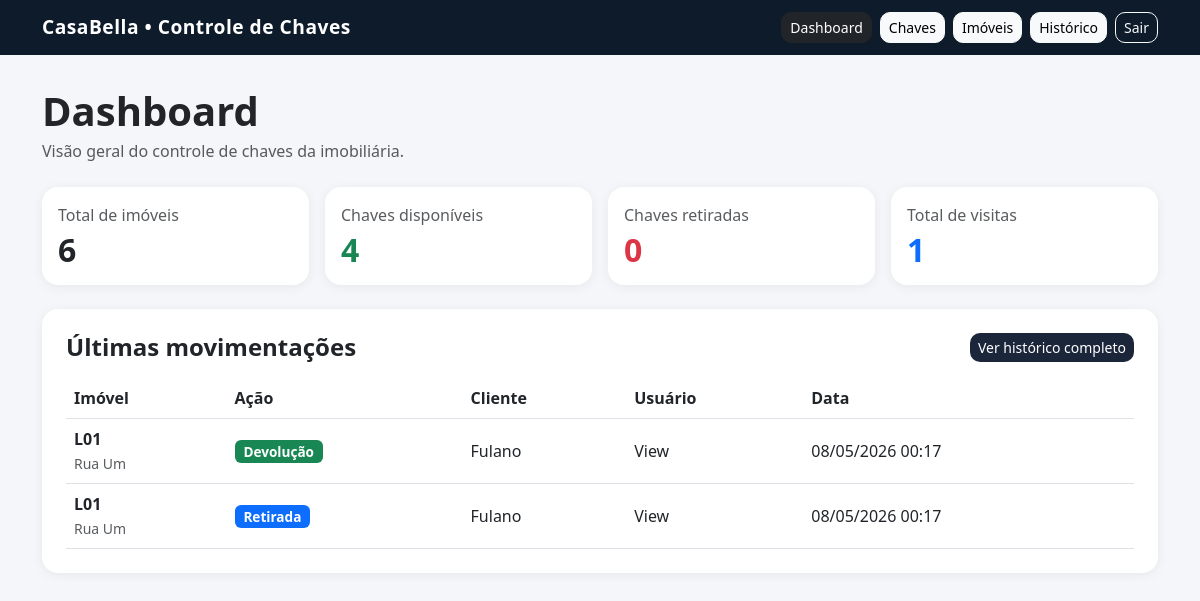
Before: / (signed in) with the older database file.
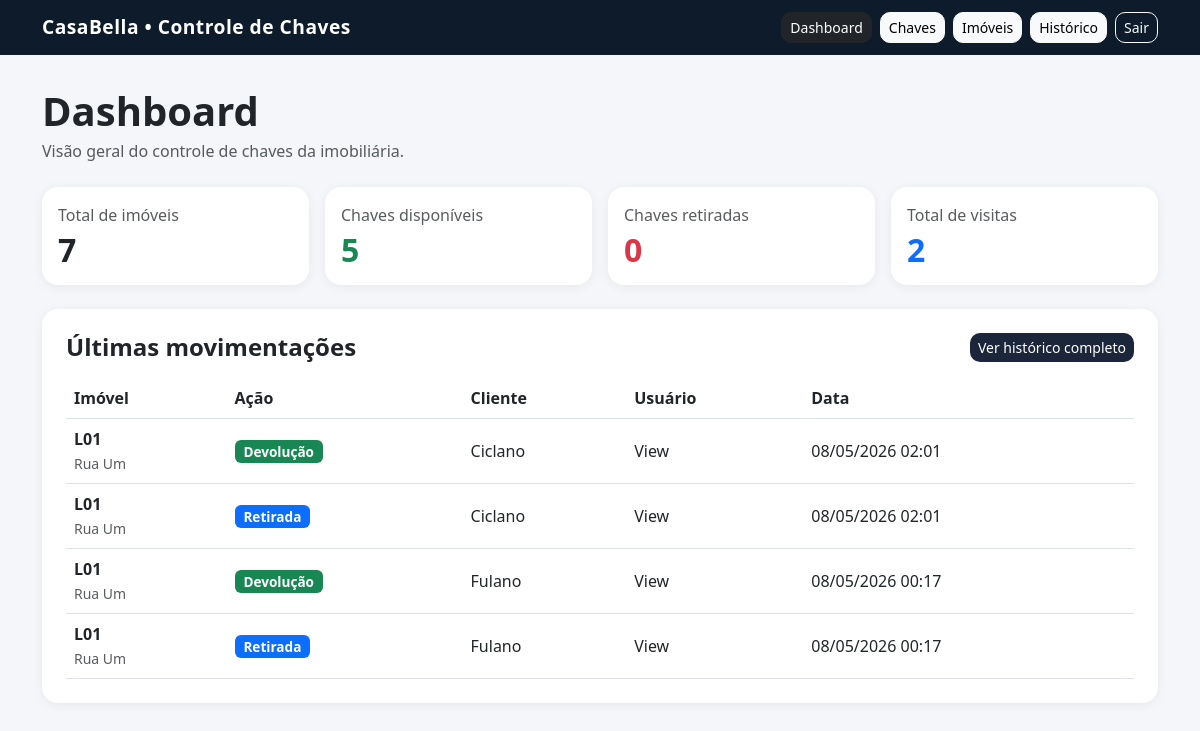
After: the same page with the newer database file.
### imoveis/models.py (models this page shows, shortened)
class Movimentacao(models.Model):
    chave = models.ForeignKey(Chave, on_delete=models.CASCADE)
    usuario = models.ForeignKey(
        User,
        on_delete=models.SET_NULL,
        null=True,
        blank=True
    )
    nome_cliente = models.CharField(max_length=100, blank=True)
    telefone_cliente = models.CharField(max_length=20, blank=True)
    acao = models.CharField(max_length=20)
    data = models.DateTimeField(auto_now_add=True)

class Chave(models.Model):
    imovel = models.OneToOneField(Imovel, on_delete=models.CASCADE)
    STATUS_CHOICES = [
        ('disponivel', 'Disponível'),
        ('retirada', 'Retirada'),
        ('indisponivel', 'Indisponível'),
    ]
    status = models.CharField(
        max_length=20,
        choices=STATUS_CHOICES,
        default='disponivel'
    )
    created_at = models.DateTimeField(auto_now_add=True)

class Imovel(models.Model):
    codigo = models.CharField(max_length=50)
    endereco = models.CharField(max_length=200)
    bairro = models.CharField(max_length=100)
    tipo = models.ForeignKey(TipoImovel, on_delete=models.SET_NULL, null=True, blank=True)
    status = models.CharField(
        max_length=50,
        choices=[
            ('disponivel', 'Disponível'),
            ('analise', 'Em análise'),
            ('alugado', 'Alugado'),
            ('inativo', 'Inativo'),
        ],
        default='disponivel'
    )
    foto = models.ImageField(upload_to='imoveis/', blank=True, null=True)
    created_at = models.DateTimeField(auto_now_add=True)

### imoveis/views.py (the view)
# urls.py: path('', views.dashboard, name='dashboard'),
@login_required
def dashboard(request):
    total_imoveis = Imovel.objects.count()
    chaves_disponiveis = Chave.objects.filter(status='disponivel').count()
    chaves_retiradas = Chave.objects.filter(status='retirada').count()
    total_visitas = Movimentacao.objects.filter(acao='retirada').count()
    ultimas_movimentacoes = Movimentacao.objects.select_related(
        'chave__imovel',
        'usuario'
    ).order_by('-data')[:5]
    return render(request, 'imoveis/dashboard.html', {
        'total_imoveis': total_imoveis,
        'chaves_disponiveis': chaves_disponiveis,
        'chaves_retiradas': chaves_retiradas,
        'total_visitas': total_visitas,
        'ultimas_movimentacoes': ultimas_movimentacoes,
    })

### imoveis/templates/imoveis/dashboard.html (shortened to what this page needs)
{% extends "imoveis/base.html" %}
{% block content %}
<div class="mb-4">
    <h1 class="fw-bold mb-1">
        Dashboard
    </h1>
    <p class="text-muted">
        Visão geral do controle de chaves da imobiliária.
    </p>
</div>
<div class="row g-3 mb-4">
    <div class="col-12 col-sm-6 col-lg-3">
        <div class="card h-100">
            <div class="card-body">
                <p class="text-muted mb-1">Total de imóveis</p>
                <h2 class="fw-bold mb-0">{{ total_imoveis }}</h2>
            </div>
        </div>
    </div>
    <div class="col-12 col-sm-6 col-lg-3">
        <div class="card h-100">
            <div class="card-body">
                <p class="text-muted mb-1">Chaves disponíveis</p>
                <h2 class="fw-bold text-success mb-0">{{ chaves_disponiveis }}</h2>
            </div>
        </div>
    </div>
    <div class="col-12 col-sm-6 col-lg-3">
        <div class="card h-100">
            <div class="card-body">
                <p class="text-muted mb-1">Chaves retiradas</p>
                <h2 class="fw-bold text-danger mb-0">{{ chaves_retiradas }}</h2>
            </div>
        </div>
    </div>
    <div class="col-12 col-sm-6 col-lg-3">
        <div class="card h-100">
            <div class="card-body">
                <p class="text-muted mb-1">Total de visitas</p>
                <h2 class="fw-bold text-primary mb-0">{{ total_visitas }}</h2>
            </div>
        </div>
    </div>
</div>
<div class="card">
    <div class="card-body p-4">
        <div class="d-flex justify-content-between align-items-center mb-3 flex-wrap gap-2">
            <h4 class="fw-bold mb-0">
                Últimas movimentações
            </h4>
            <a href="{% url 'historico_list' %}" class="btn btn-primary btn-sm">
                Ver histórico completo
            </a>
        </div>
        <div class="table-responsive d-none d-md-block">
            <table class="table table-hover align-middle mb-0">
                <thead>
                    <tr>
                        <th>Imóvel</th>
                        <th>Ação</th>
                        <th>Cliente</th>
                        <th>Usuário</th>
                        <th>Data</th>
                    </tr>
                </thead>
                <tbody>
                    {% for mov in ultimas_movimentacoes %}
                        <tr>
                            <td>
                                <strong>{{ mov.chave.imovel.codigo }}</strong><br>
                                <small class="text-muted">
                                    {{ mov.chave.imovel.endereco }}
                                </small>
                            </td>
                            <td>
                                {% if mov.acao == 'retirada' %}
                                    <span class="badge bg-primary">Retirada</span>
                                {% elif mov.acao == 'devolucao' %}
                                    <span class="badge bg-success">Devolução</span>
                                {% else %}
                                    <span class="badge bg-secondary">{{ mov.acao }}</span>
                                {% endif %}
                            </td>
                            <td>{{ mov.nome_cliente|default:"-" }}</td>
                            <td>{{ mov.usuario.username|default:"-" }}</td>
                            <td>{{ mov.data|date:"d/m/Y H:i" }}</td>
                        </tr>
                    {% empty %}
                        <tr>
                            <td colspan="5" class="text-center text-muted">
                                Nenhuma movimentação registrada ainda.
                            </td>
                        </tr>
                    {% endfor %}
                </tbody>
            </table>
        </div>
    </div>
</div>
{% endblock %}

Changed rows visible on the page:
added Movimentacao: chave.imovel.codigo "L01", chave.imovel.endereco "Rua Um", acao "Devolução", nome_cliente "Ciclano", usuario.username "View", data "08/05/2026 02:01"
added Movimentacao: chave.imovel.codigo "L01", chave.imovel.endereco "Rua Um", acao "Retirada", nome_cliente "Ciclano", usuario.username "View", data "08/05/2026 02:01"
Other visible differences:
{{ total_imoveis }}: "6" → "7"
{{ chaves_disponiveis }}: "4" → "5"
{{ total_visitas }}: "1" → "2"
